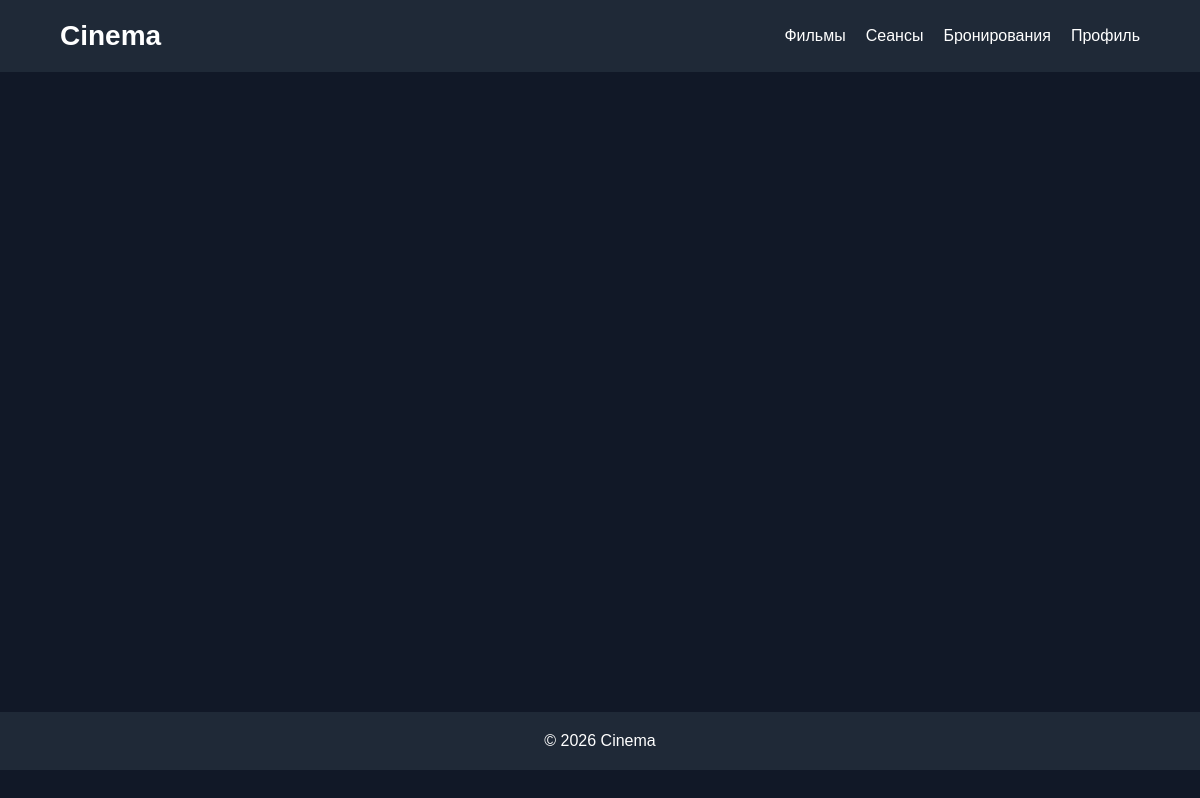
The page /movies/ on the database as committed earlier.
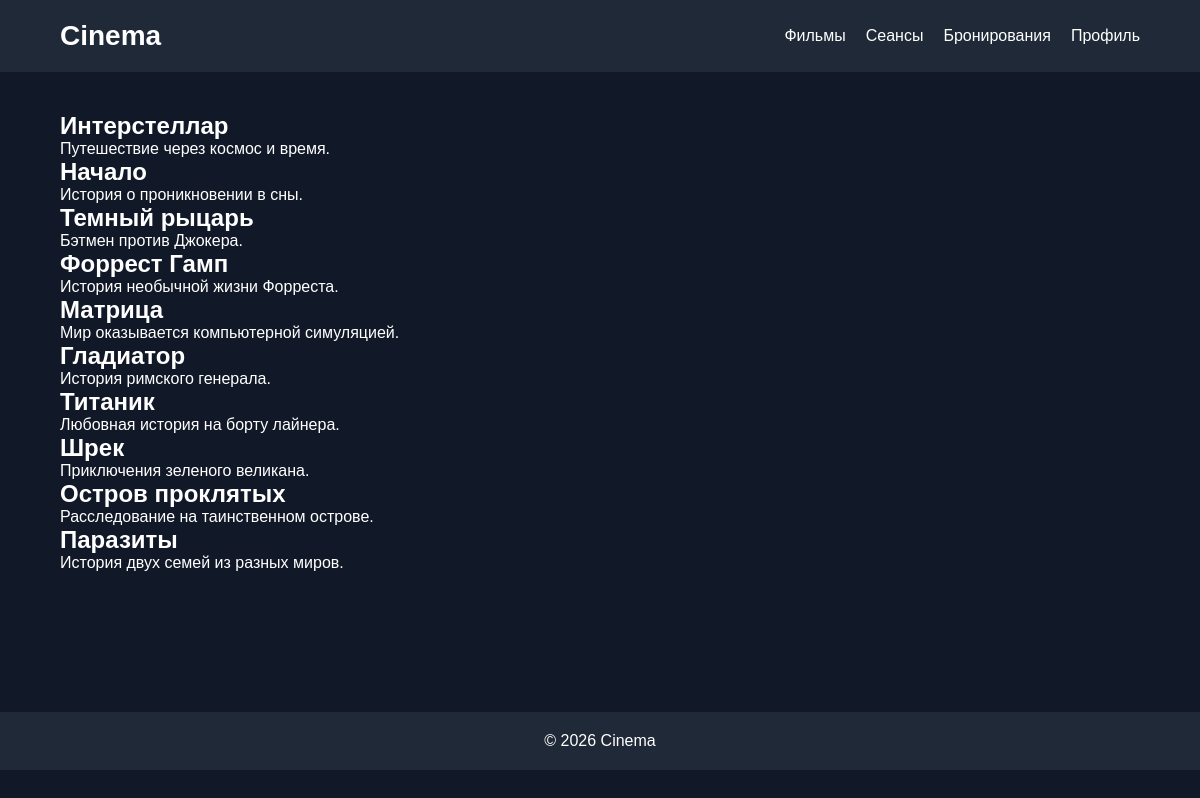
The same page on the database as committed later.
### movies/models.py (models this page shows, shortened)
class Movie(models.Model):
    title=models.CharField(max_length=200)
    description=models.TextField()
    duration=models.PositiveIntegerField(verbose_name='Продолжительность')
    release_date=models.DateField()
    poster=models.ImageField(upload_to='movies/',blank=True,null=True)
    genres=models.ManyToManyField(Genre,blank=True,related_name='genres')
    class Meta:
        db_table='movie'
        verbose_name='Фильм'
        verbose_name_plural='Фильмы'

### movies/views.py (the view)
# urls.py: path('', views.movie_list, name='movie_list'),
def movie_list(request):
    movies=Movie.objects.all()
    context={'movies':movies,}
    return render(request,'movies/movie_list.html',context)

### movies/templates/movies/movie_list.html
{%extends 'base.html'%}
{%block content%}
{%for movie in movies%}
<h2>{{movie.title}}</h2>
<p>{{movie.description|truncatewords:50}}</p>
{%endfor%}
{% endblock %}

### templates/base.html (shortened to what this page needs)
<!DOCTYPE html>
<html lang="ru">
<head>
</head>
<body>
<nav>
    <div class="container">
        <div class="logo">
            <a href="/">Cinema</a>
        </div>
        <div class="menu">
            <a href="/movies/">Фильмы</a>
            <a href="#">Сеансы</a>
            <a href="#">Бронирования</a>
            <a href="#">Профиль</a>
        </div>
    </div>
</nav>
<main>
    <div class="container">
        {% block content %}
        {% endblock %}
    </div>
</main>
<footer>
    <p>© 2026 Cinema</p>
</footer>
</body>
</html>

### templates/base.html (style rules this page uses)
* { margin: 0; padding: 0; box-sizing: border-box; }
body { font-family: Arial, sans-serif; background-color: #111827; color: white; }
.container { width: 90%; max-width: 1200px; margin: 0 auto; }
nav { background-color: #1f2937; padding: 20px 0; }
nav .container { display: flex; justify-content: space-between; align-items: center; }
.logo { font-size: 28px; font-weight: bold; }
.logo a { color: white; text-decoration: none; }
.menu { display: flex; gap: 20px; }
.menu a { color: white; text-decoration: none; transition: .3s; }
main { min-height: 80vh; padding: 40px 0; }
footer { background-color: #1f2937; text-align: center; padding: 20px; }

Rows that differ between the two databases and show on the page:
added Movie: title "Интерстеллар", description "Путешествие через космос и время."
added Movie: title "Начало", description "История о проникновении в сны."
added Movie: title "Темный рыцарь", description "Бэтмен против Джокера."
added Movie: title "Форрест Гамп", description "История необычной жизни Форреста."
added Movie: title "Матрица", description "Мир оказывается компьютерной симуляцией."
added Movie: title "Гладиатор", description "История римского генерала."
added Movie: title "Титаник", description "Любовная история на борту лайнера."
added Movie: title "Шрек", description "Приключения зеленого великана."
added Movie: title "Остров проклятых", description "Расследование на таинственном острове."
added Movie: title "Паразиты", description "История двух семей из разных миров."
